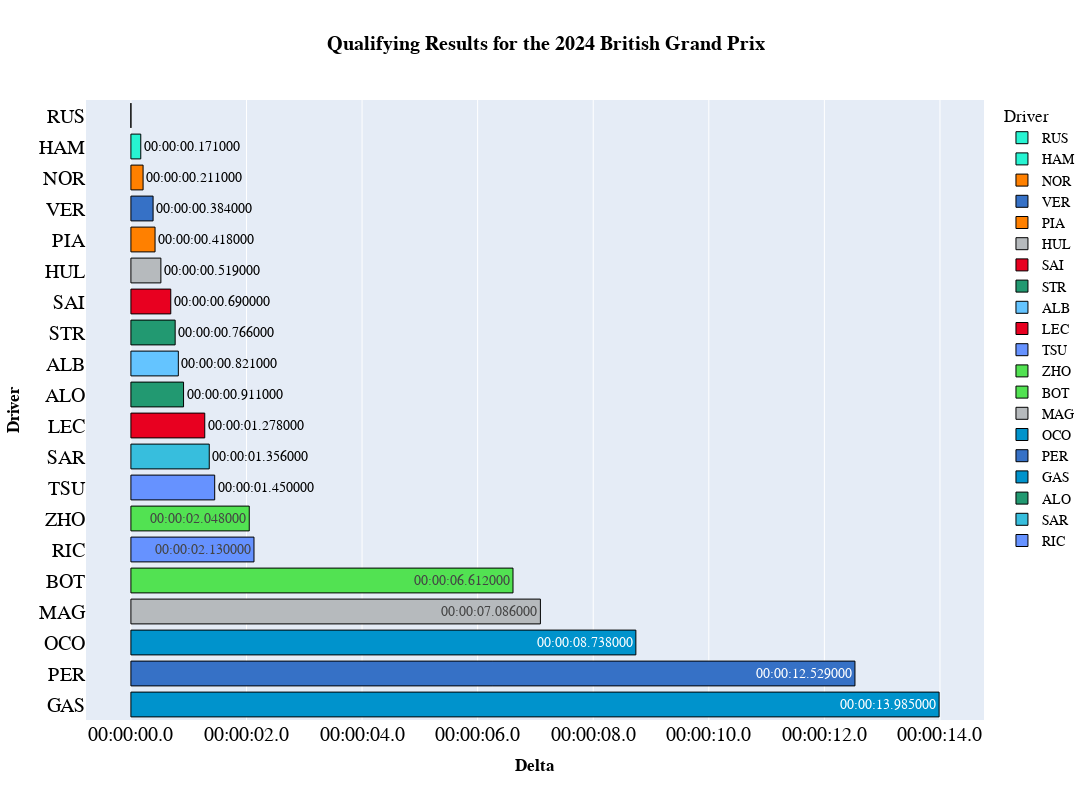

The notebook cell saved with this chart:
### Code cell
fig=px.bar(
    track_fastest,
    y="Driver",
    x='LapTimeDelta',
    text='LapTimeDelta2',
    orientation='h',
    color='Driver',
    # template="plotly_dark",
    title="<b>Qualifying Results for the {} {}</b>".format(year,gp),
    height=800, width=1200,

color_discrete_map={
                 "ALB": "#64C4FF",
                 "ALO": "#229971",
                 "BOT": "#52e252",
                 "GAS": "#0093cc",
                 "HAM": "#27F4D2",
                 "HUL": "#B6BABD",
                 "LEC": "#E80020",
                 "MAG": "#B6BABD",
                 "NOR": "#FF8000",
                 "OCO": "#0093cc",
                 "PER": "#3671C6",
                 "PIA": "#FF8000",
                 "RIC": "#6692FF",
                 "RUS": "#27F4D2",
                 "SAI": "#E80020",
                 "SAR": "#37BEDD",
                 "STR": "#229971",
                 "TSU": "#6692FF",
                 "VER": "#3671C6",
                 "ZHO": "#52e252"
                 }
)
fig.update_layout(
    yaxis = dict(tickfont = dict(size=20)),
    xaxis = dict(tickfont = dict(size=20)),

    xaxis_title="<b>Delta</b>",
    yaxis_title="<b>Driver</b>",
    # font_family="Courier New",
    # font_color="blue",
    title_font_family="<b>PT Sans Narrow</b>",
    # title_font_color="red",
    # legend_title_font_color="green"

#  "Arial", "Balto", "Courier New", "Droid Sans", "Droid Serif", "Droid Sans Mono", "Gravitas One", "Old Standard TT", "Open Sans", "Overpass", "PT Sans Narrow", "Raleway", "Times New Roman"
)


# fig['layout']['yaxis']['autorange'] = "reversed"
# fig['layout']['xaxis']['autorange'] = "reversed"
fig.update_layout(xaxis_tickformat='%H:%M:%S.%f')

fig.update_traces(marker_line_width=1,marker_line_color="BLACK")

fig.update_layout(yaxis={'categoryorder':'total descending'})

fig.update_traces(textposition='auto')

fig.update_layout(
    title_x=0.5,
    yaxis = dict(tickfont = dict(size=20)),
    xaxis = dict(tickfont = dict(size=20)),
    font=dict(
        family="PT Sans Narrow",
        size=14,
        color="Black"
    ),
    title_font_family="PT Sans Narrow"
#  "Arial", "Balto", "Courier New", "Droid Sans", "Droid Serif", "Droid Sans Mono", "Gravitas One", "Old Standard TT", "Open Sans", "Overpass", "PT Sans Narrow", "Raleway", "Times New Roman"
)

fig.show()

### Figure 1 — Plotly figure (JSON) as saved in the notebook; plotly's stock layout.template omitted (floating-point values rounded to 4 significant figures)
{"data": [{"alignmentgroup": "True", "hovertemplate": "Driver=%{y}<br>LapTimeDelta=%{x}<br>LapTimeDelta2=%{text}<extra></extra>", "legendgroup": "RUS", "marker": {"color": "#27F4D2", "line": {"color": "BLACK", "width": 1}, "pattern": {"shape": ""}}, "name": "RUS", "offsetgroup": "RUS", "orientation": "h", "showlegend": true, "text": ["00:00:00"], "textposition": "auto", "type": "bar", "x": ["1970-01-01T00:00:00"], "xaxis": "x", "y": ["RUS"], "yaxis": "y"}, {"alignmentgroup": "True", "hovertemplate": "Driver=%{y}<br>LapTimeDelta=%{x}<br>LapTimeDelta2=%{text}<extra></extra>", "legendgroup": "HAM", "marker": {"color": "#27F4D2", "line": {"color": "BLACK", "width": 1}, "pattern": {"shape": ""}}, "name": "HAM", "offsetgroup": "HAM", "orientation": "h", "showlegend": true, "text": ["00:00:00.171000"], "textposition": "auto", "type": "bar", "x": ["1970-01-01T00:00:00.171000"], "xaxis": "x", "y": ["HAM"], "yaxis": "y"}, {"alignmentgroup": "True", "hovertemplate": "Driver=%{y}<br>LapTimeDelta=%{x}<br>LapTimeDelta2=%{text}<extra></extra>", "legendgroup": "NOR", "marker": {"color": "#FF8000", "line": {"color": "BLACK", "width": 1}, "pattern": {"shape": ""}}, "name": "NOR", "offsetgroup": "NOR", "orientation": "h", "showlegend": true, "text": ["00:00:00.211000"], "textposition": "auto", "type": "bar", "x": ["1970-01-01T00:00:00.211000"], "xaxis": "x", "y": ["NOR"], "yaxis": "y"}, {"alignmentgroup": "True", "hovertemplate": "Driver=%{y}<br>LapTimeDelta=%{x}<br>LapTimeDelta2=%{text}<extra></extra>", "legendgroup": "VER", "marker": {"color": "#3671C6", "line": {"color": "BLACK", "width": 1}, "pattern": {"shape": ""}}, "name": "VER", "offsetgroup": "VER", "orientation": "h", "showlegend": true, "text": ["00:00:00.384000"], "textposition": "auto", "type": "bar", "x": ["1970-01-01T00:00:00.384000"], "xaxis": "x", "y": ["VER"], "yaxis": "y"}, {"alignmentgroup": "True", "hovertemplate": "Driver=%{y}<br>LapTimeDelta=%{x}<br>LapTimeDelta2=%{text}<extra></extra>", "legendgroup": "PIA", "marker": {"color": "#FF8000", "line": {"color": "BLACK", "width": 1}, "pattern": {"shape": ""}}, "name": "PIA", "offsetgroup": "PIA", "orientation": "h", "showlegend": true, "text": ["00:00:00.418000"], "textposition": "auto", "type": "bar", "x": ["1970-01-01T00:00:00.418000"], "xaxis": "x", "y": ["PIA"], "yaxis": "y"}, {"alignmentgroup": "True", "hovertemplate": "Driver=%{y}<br>LapTimeDelta=%{x}<br>LapTimeDelta2=%{text}<extra></extra>", "legendgroup": "HUL", "marker": {"color": "#B6BABD", "line": {"color": "BLACK", "width": 1}, "pattern": {"shape": ""}}, "name": "HUL", "offsetgroup": "HUL", "orientation": "h", "showlegend": true, "text": ["00:00:00.519000"], "textposition": "auto", "type": "bar", "x": ["1970-01-01T00:00:00.519000"], "xaxis": "x", "y": ["HUL"], "yaxis": "y"}, {"alignmentgroup": "True", "hovertemplate": "Driver=%{y}<br>LapTimeDelta=%{x}<br>LapTimeDelta2=%{text}<extra></extra>", "legendgroup": "SAI", "marker": {"color": "#E80020", "line": {"color": "BLACK", "width": 1}, "pattern": {"shape": ""}}, "name": "SAI", "offsetgroup": "SAI", "orientation": "h", "showlegend": true, "text": ["00:00:00.690000"], "textposition": "auto", "type": "bar", "x": ["1970-01-01T00:00:00.690000"], "xaxis": "x", "y": ["SAI"], "yaxis": "y"}, {"alignmentgroup": "True", "hovertemplate": "Driver=%{y}<br>LapTimeDelta=%{x}<br>LapTimeDelta2=%{text}<extra></extra>", "legendgroup": "STR", "marker": {"color": "#229971", "line": {"color": "BLACK", "width": 1}, "pattern": {"shape": ""}}, "name": "STR", "offsetgroup": "STR", "orientation": "h", "showlegend": true, "text": ["00:00:00.766000"], "textposition": "auto", "type": "bar", "x": ["1970-01-01T00:00:00.766000"], "xaxis": "x", "y": ["STR"], "yaxis": "y"}, {"alignmentgroup": "True", "hovertemplate": "Driver=%{y}<br>LapTimeDelta=%{x}<br>LapTimeDelta2=%{text}<extra></extra>", "legendgroup": "ALB", "marker": {"color": "#64C4FF", "line": {"color": "BLACK", "width": 1}, "pattern": {"shape": ""}}, "name": "ALB", "offsetgroup": "ALB", "orientation": "h", "showlegend": true, "text": ["00:00:00.821000"], "textposition": "auto", "type": "bar", "x": ["1970-01-01T00:00:00.821000"], "xaxis": "x", "y": ["ALB"], "yaxis": "y"}, {"alignmentgroup": "True", "hovertemplate": "Driver=%{y}<br>LapTimeDelta=%{x}<br>LapTimeDelta2=%{text}<extra></extra>", "legendgroup": "LEC", "marker": {"color": "#E80020", "line": {"color": "BLACK", "width": 1}, "pattern": {"shape": ""}}, "name": "LEC", "offsetgroup": "LEC", "orientation": "h", "showlegend": true, "text": ["00:00:01.278000"], "textposition": "auto", "type": "bar", "x": ["1970-01-01T00:00:01.278000"], "xaxis": "x", "y": ["LEC"], "yaxis": "y"}, {"alignmentgroup": "True", "hovertemplate": "Driver=%{y}<br>LapTimeDelta=%{x}<br>LapTimeDelta2=%{text}<extra></extra>", "legendgroup": "TSU", "marker": {"color": "#6692FF", "line": {"color": "BLACK", "width": 1}, "pattern": {"shape": ""}}, "name": "TSU", "offsetgroup": "TSU", "orientation": "h", "showlegend": true, "text": ["00:00:01.450000"], "textposition": "auto", "type": "bar", "x": ["1970-01-01T00:00:01.450000"], "xaxis": "x", "y": ["TSU"], "yaxis": "y"}, {"alignmentgroup": "True", "hovertemplate": "Driver=%{y}<br>LapTimeDelta=%{x}<br>LapTimeDelta2=%{text}<extra></extra>", "legendgroup": "ZHO", "marker": {"color": "#52e252", "line": {"color": "BLACK", "width": 1}, "pattern": {"shape": ""}}, "name": "ZHO", "offsetgroup": "ZHO", "orientation": "h", "showlegend": true, "text": ["00:00:02.048000"], "textposition": "auto", "type": "bar", "x": ["1970-01-01T00:00:02.048000"], "xaxis": "x", "y": ["ZHO"], "yaxis": "y"}, {"alignmentgroup": "True", "hovertemplate": "Driver=%{y}<br>LapTimeDelta=%{x}<br>LapTimeDelta2=%{text}<extra></extra>", "legendgroup": "BOT", "marker": {"color": "#52e252", "line": {"color": "BLACK", "width": 1}, "pattern": {"shape": ""}}, "name": "BOT", "offsetgroup": "BOT", "orientation": "h", "showlegend": true, "text": ["00:00:06.612000"], "textposition": "auto", "type": "bar", "x": ["1970-01-01T00:00:06.612000"], "xaxis": "x", "y": ["BOT"], "yaxis": "y"}, {"alignmentgroup": "True", "hovertemplate": "Driver=%{y}<br>LapTimeDelta=%{x}<br>LapTimeDelta2=%{text}<extra></extra>", "legendgroup": "MAG", "marker": {"color": "#B6BABD", "line": {"color": "BLACK", "width": 1}, "pattern": {"shape": ""}}, "name": "MAG", "offsetgroup": "MAG", "orientation": "h", "showlegend": true, "text": ["00:00:07.086000"], "textposition": "auto", "type": "bar", "x": ["1970-01-01T00:00:07.086000"], "xaxis": "x", "y": ["MAG"], "yaxis": "y"}, {"alignmentgroup": "True", "hovertemplate": "Driver=%{y}<br>LapTimeDelta=%{x}<br>LapTimeDelta2=%{text}<extra></extra>", "legendgroup": "OCO", "marker": {"color": "#0093cc", "line": {"color": "BLACK", "width": 1}, "pattern": {"shape": ""}}, "name": "OCO", "offsetgroup": "OCO", "orientation": "h", "showlegend": true, "text": ["00:00:08.738000"], "textposition": "auto", "type": "bar", "x": ["1970-01-01T00:00:08.738000"], "xaxis": "x", "y": ["OCO"], "yaxis": "y"}, {"alignmentgroup": "True", "hovertemplate": "Driver=%{y}<br>LapTimeDelta=%{x}<br>LapTimeDelta2=%{text}<extra></extra>", "legendgroup": "PER", "marker": {"color": "#3671C6", "line": {"color": "BLACK", "width": 1}, "pattern": {"shape": ""}}, "name": "PER", "offsetgroup": "PER", "orientation": "h", "showlegend": true, "text": ["00:00:12.529000"], "textposition": "auto", "type": "bar", "x": ["1970-01-01T00:00:12.529000"], "xaxis": "x", "y": ["PER"], "yaxis": "y"}, {"alignmentgroup": "True", "hovertemplate": "Driver=%{y}<br>LapTimeDelta=%{x}<br>LapTimeDelta2=%{text}<extra></extra>", "legendgroup": "GAS", "marker": {"color": "#0093cc", "line": {"color": "BLACK", "width": 1}, "pattern": {"shape": ""}}, "name": "GAS", "offsetgroup": "GAS", "orientation": "h", "showlegend": true, "text": ["00:00:13.985000"], "textposition": "auto", "type": "bar", "x": ["1970-01-01T00:00:13.985000"], "xaxis": "x", "y": ["GAS"], "yaxis": "y"}, {"alignmentgroup": "True", "hovertemplate": "Driver=%{y}<br>LapTimeDelta=%{x}<br>LapTimeDelta2=%{text}<extra></extra>", "legendgroup": "ALO", "marker": {"color": "#229971", "line": {"color": "BLACK", "width": 1}, "pattern": {"shape": ""}}, "name": "ALO", "offsetgroup": "ALO", "orientation": "h", "showlegend": true, "text": ["00:00:00.911000"], "textposition": "auto", "type": "bar", "x": ["1970-01-01T00:00:00.911000"], "xaxis": "x", "y": ["ALO"], "yaxis": "y"}, {"alignmentgroup": "True", "hovertemplate": "Driver=%{y}<br>LapTimeDelta=%{x}<br>LapTimeDelta2=%{text}<extra></extra>", "legendgroup": "SAR", "marker": {"color": "#37BEDD", "line": {"color": "BLACK", "width": 1}, "pattern": {"shape": ""}}, "name": "SAR", "offsetgroup": "SAR", "orientation": "h", "showlegend": true, "text": ["00:00:01.356000"], "textposition": "auto", "type": "bar", "x": ["1970-01-01T00:00:01.356000"], "xaxis": "x", "y": ["SAR"], "yaxis": "y"}, {"alignmentgroup": "True", "hovertemplate": "Driver=%{y}<br>LapTimeDelta=%{x}<br>LapTimeDelta2=%{text}<extra></extra>", "legendgroup": "RIC", "marker": {"color": "#6692FF", "line": {"color": "BLACK", "width": 1}, "pattern": {"shape": ""}}, "name": "RIC", "offsetgroup": "RIC", "orientation": "h", "showlegend": true, "text": ["00:00:02.130000"], "textposition": "auto", "type": "bar", "x": ["1970-01-01T00:00:02.130000"], "xaxis": "x", "y": ["RIC"], "yaxis": "y"}], "layout": {"barmode": "relative", "font": {"color": "Black", "family": "PT Sans Narrow", "size": 14}, "height": 800, "legend": {"title": {"text": "Driver"}, "tracegroupgap": 0}, "title": {"font": {"family": "PT Sans Narrow"}, "text": "<b>Qualifying Results for the 2024 British Grand Prix</b>", "x": 0.5}, "width": 1200, "xaxis": {"anchor": "y", "domain": [0, 1], "tickfont": {"size": 20}, "tickformat": "%H:%M:%S.%f", "title": {"text": "<b>Delta</b>"}}, "yaxis": {"anchor": "x", "categoryarray": ["RIC", "SAR", "ALO", "GAS", "PER", "OCO", "MAG", "BOT", "ZHO", "TSU", "LEC", "ALB", "STR", "SAI", "HUL", "PIA", "VER", "NOR", "HAM", "RUS"], "categoryorder": "total descending", "domain": [0, 1], "tickfont": {"size": 20}, "title": {"text": "<b>Driver</b>"}}}}
